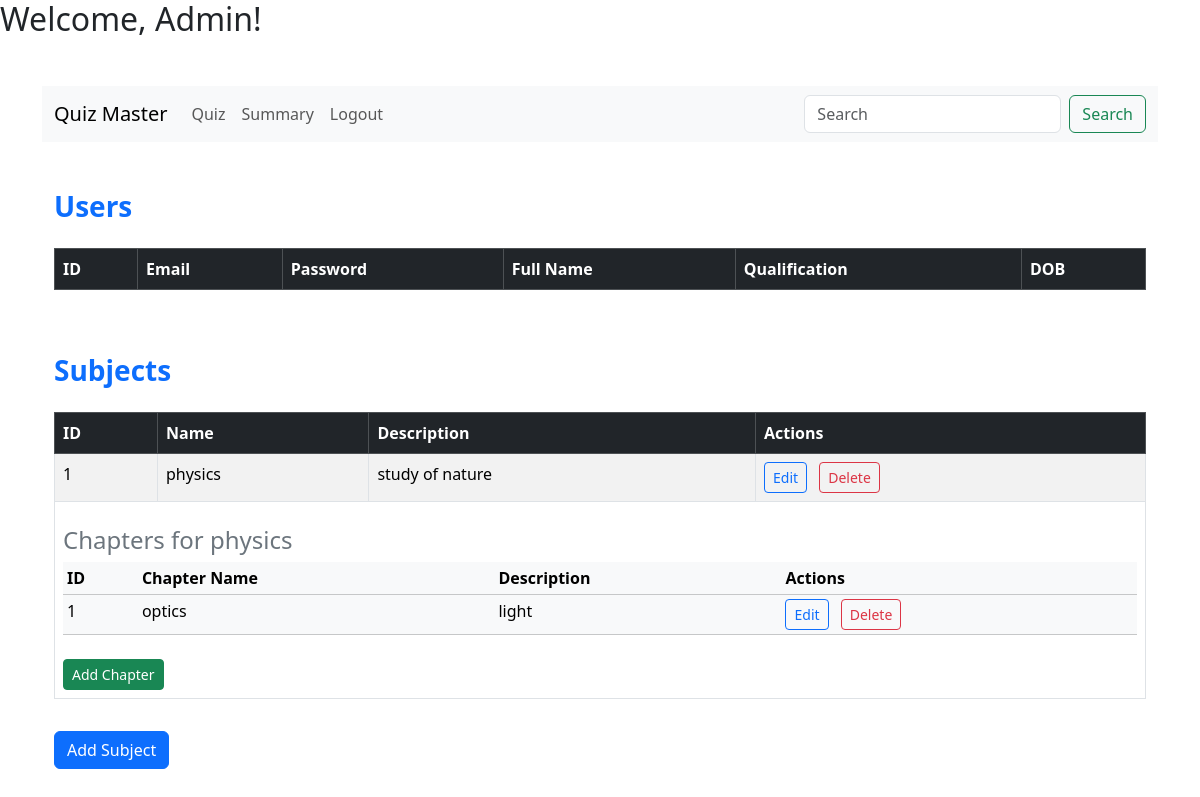
Before: /dashboard/admin/1 with the older database file.
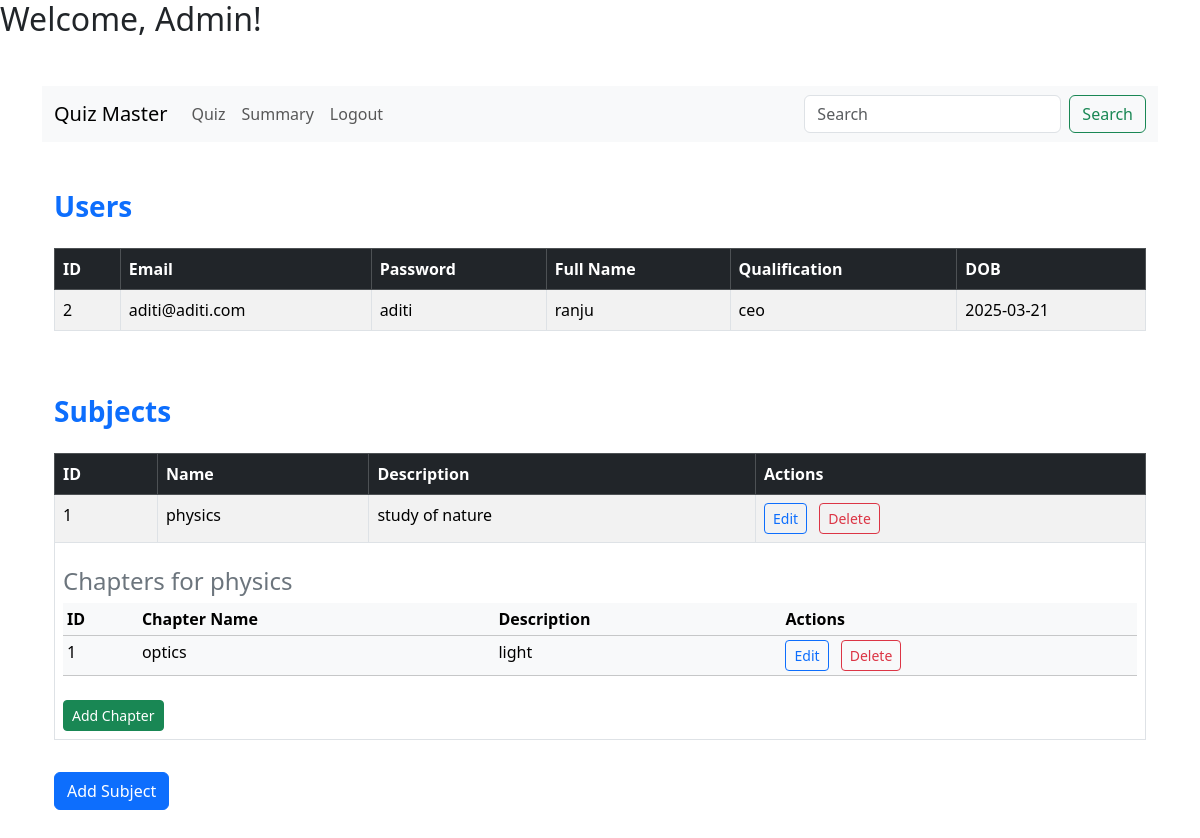
After: the same page with the newer database file.
### models/subject.py (models this page shows)
class Subject(db.Model):
    id = db.Column(db.Integer, primary_key=True)
    name = db.Column(db.String(150), nullable=False,unique=True)
    description = db.Column(db.Text)
    chapters = db.relationship('Chapter', backref='subject', lazy=True)

### models/chapter.py (models this page shows)
class Chapter(db.Model):
    id = db.Column(db.Integer, primary_key=True)
    name = db.Column(db.String(150), nullable=False,unique=True)
    description = db.Column(db.Text)
    subject_id = db.Column(db.Integer, db.ForeignKey('subject.id'), nullable=False)
    quizzes = db.relationship('Quiz', backref='chapter', lazy=True)

### models/user.py (models this page shows)
class User(db.Model):
    id = db.Column(db.Integer, primary_key=True, autoincrement=True)
    email = db.Column(db.String(150), unique=True, nullable=False)
    password = db.Column(db.String(150), nullable=False)
    fullname = db.Column(db.String(150), nullable=False)
    qualification = db.Column(db.String(150))
    dob = db.Column(db.Date)
    role=db.Column(db.String(150),nullable=False,default="user")

### app.py (the view)
@app.route("/dashboard/<string:role>/<int:id>")
def path(role, id):
    if role == "user":
        name = User.query.filter_by(id=id).fullname
        return redirect(url_for("userdashboard", id=id, name=name))
    elif role == "admin":
        return render_template(
            "admindashboard.html", users=User.query.all(), subjects=Subject.query.all()
        )

### templates/admindashboard.html (shortened to what the changed rows need)
{% extends "base.html" %}
{% block content %}
<div class="container my-5">
    <div class="table-responsive">
        <table class="table table-striped table-hover table-bordered">
            <thead class="table-dark">
                <tr>
                    <th scope="col">ID</th>
                    <th scope="col">Email</th>
                    <th scope="col">Password</th>
                    <th scope="col">Full Name</th>
                    <th scope="col">Qualification</th>
                    <th scope="col">DOB</th>
                </tr>
            </thead>
            <tbody>
                {% for user in users %}
                {% if user.role != "admin" %}
                <tr>
                    <td>{{ user.id }}</td>
                    <td>{{ user.email }}</td>
                    <td>{{ user.password }}</td>
                    <td>{{ user.fullname }}</td>
                    <td>{{ user.qualification }}</td>
                    <td>{{ user.dob }}</td>
                </tr>
                {% endif %}
                {% endfor %}
            </tbody>
        </table>
    </div>
    <div class="table-responsive">
        <table class="table table-striped table-hover table-bordered">
            <thead class="table-dark">
                <tr>
                    <th scope="col">ID</th>
                    <th scope="col">Name</th>
                    <th scope="col">Description</th>
                    <th scope="col">Actions</th>
                </tr>
            </thead>
            <tbody>
                {% for subject in subjects %}
                <tr>
                    <td>{{ subject.id }}</td>
                    <td>{{ subject.name }}</td>
                    <td>{{ subject.description }}</td>
                    <td>
                        <button type="button" onclick="location.href='{{ url_for('editsubject', id=subject.id) }}'" class="btn btn-outline-primary btn-sm me-2">Edit</button>
                        <button type="button" onclick="location.href='{{ url_for('deletesubject', id=subject.id) }}'" class="btn btn-outline-danger btn-sm">Delete</button>
                    </td>
                </tr>
                <tr>
                    <td colspan="4">
                        <h4 class="mt-3 text-secondary">Chapters for {{ subject.name }}</h4>
                        <div class="table-responsive">
                            <table class="table table-light table-sm">
                                <thead>
                                    <tr>
                                        <th scope="col">ID</th>
                                        <th scope="col">Chapter Name</th>
                                        <th scope="col">Description</th>
                                        <th scope="col">Actions</th>
                                    </tr>
                                </thead>
                                <tbody>
                                    {% for chapter in subject.chapters %}
                                    {% if chapter is not none %}
                                    <tr>
                                        <td>{{ chapter.id }}</td>
                                        <td>{{ chapter.name }}</td>
                                        <td>{{ chapter.description }}</td>
                                        <td>
                                            <button type="button" onclick="location.href='{{ url_for('editchapter', id=chapter.id) }}'" class="btn btn-outline-primary btn-sm me-2">Edit</button>
                                            <button type="button" onclick="location.href='{{ url_for('deletechapter', id=chapter.id) }}'" class="btn btn-outline-danger btn-sm">Delete</button>
                                        </td>
                                    </tr>
                                    {% endif %}
                                    {% endfor %}
                                </tbody>
                            </table>
                        </div>
                        <button type="button" onclick="location.href='{{ url_for('addchapter', subjectid=subject.id) }}'" class="btn btn-success btn-sm mt-2">Add Chapter</button>
                    </td>
                </tr>
                {% endfor %}
            </tbody>
        </table>
    </div>
</div>
{% endblock %}

Changed rows visible on the page:
added User: id "2", email "aditi@aditi.com", password "aditi", fullname "ranju", qualification "ceo", dob "2025-03-21"
